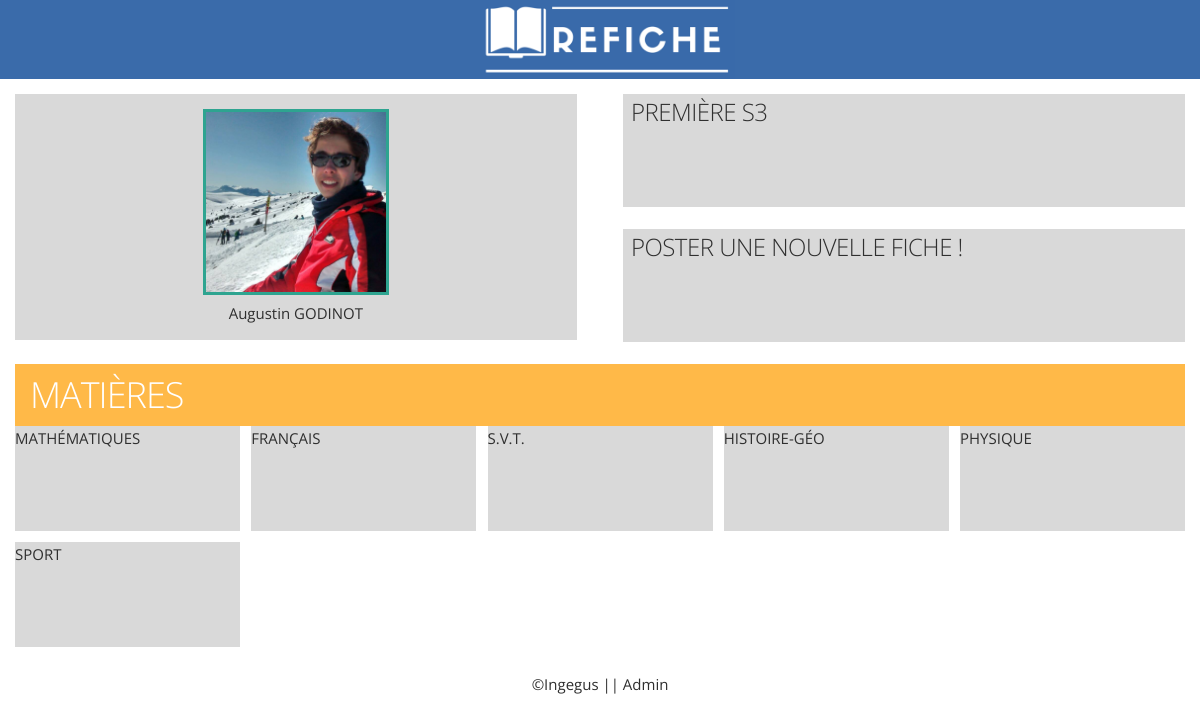
Page /app/home (signed in) on the committed database.
### app/models.py (models this page shows, shortened)
class Profile(models.Model):
	user = models.OneToOneField(User) # Link with the original user class that we extend
	classroom = models.ForeignKey('Classroom') # Link to the user's classroom
	school = models.ForeignKey('School') # Link to the school of the profile (student or teacher)
	class Meta(object):
		abstract = True

class Student(Profile):
	isDelegate = models.BooleanField(default=False) # If the student is authorized to manage the classroom
	lessons = models.ManyToManyField(Lesson)
	numberOfSheetsUploaded = models.IntegerField(default=0)

class Classroom(models.Model):
	level = models.ForeignKey('Level') # Level or degree of the class (ex: 1ere)
	school = models.ForeignKey('School') # School witch the classroom belongs to
	name = models.CharField(max_length=100) # Name of the classroom (ex: Première S-3)
	shortName = models.CharField(max_length=8) # Name of the classroom shortened (ex: 1-S3)
	lessons = models.ManyToManyField(Lesson)

class Lesson(models.Model):
	name = models.CharField(max_length=30) # The official name of the class
	teacher = models.ForeignKey('Teacher') # The link to the teacher (one teacher for one class)
	def __str__(self):
		return "{0} ({1})".format(self.name, self.teacher)

### app/views.py (the view)
@login_required
def home(request):
	student = getStudent(request)
	lessons = student.lessons.all()
	classroom = student.classroom
	return render(request, 'home.html', locals())

### app/functions.py (called while the page is built)
def getStudent(request):
	user = request.user
	try:
		student = Student.objects.get(user=user)
	except Student.DoesNotExist:
		logger = logging.getLogger('users')
		logger.error(user.username+'\'s account is not linked to a profile account! id = '+str(user.id))
		raise Http404("Your user account is not linked to a profile account !")
	return student

### app/models.py (called while the page is built)
	def __str__(self):
		return self.lastName

### app/templatetags/app_extras.py (called while the page is built)
@register.inclusion_tag('app/newSheet.html')
def getNewSheetForm(request):
	student = getStudent(request)
	form = UploadSheetForm(student=student)
	return {'form': form }

### app/templates/home.html (shortened to what this page needs)
{% extends "base.html" %}
{% load static app_extras %}
{% block content %}
<nav class="container">
    <div class="row">
        <div id="user_infos" class="six columns left-cell full-container-size">
            <a href="profile of the user" class="full-container-size"><img id="user-icon" src="{% static 'img/user_test_img.png' %}" /><br />
            <span>{{ user.first_name }} {{ user.last_name|upper }}</span></a>
        </div>
        <div class="six columns">
            <div class="container">
                <div id="classroom_profile" class="row right-cell"><a href="profile of the classroom" class="full-container-size"><h5>{{ student.classroom.name }}</h5></a></div>
                <div class="row right-cell">
                    <a id="new_sheet_link" href="#" class="full-container-size" onclick="postNewSheet()">
                        <h5>Poster une nouvelle fiche !</h5>
                    </a>
                </div>
            </div>
        </div>
    </div>
</nav>
<div id="lessons">
    <header>
        <h3>Matières</h3>
    </header>
    <div class="flex-container">
        {% for lesson in student.lessons.all %}
            <div class="lesson"><a class="full-container-size" href="lesson/{{ lesson.name }}">{{ lesson.name }}</a></div>
        {% endfor %}
    </div>
</div>
{% endblock %}

### static/css/skeleton.css (style rules this page uses)
html { font-family: sans-serif; -ms-text-size-adjust: 100%; -webkit-text-size-adjust: 100%; }
body { margin: 0; }
article, aside, details, figcaption, figure, footer, header, hgroup, main, menu, nav, section, summary { display: block; }
a { background-color: transparent; }
img { border: 0; }
.container { position: relative; width: 100%; padding: 0 20px; margin: 0 auto; box-sizing: border-box; }
.column, .columns { width: 100%; float: left; box-sizing: border-box; }
@media (min-width: 400px) { .container { width: 100%; padding: 0; } }
@media (min-width: 550px) { .container { width: 100%; } }
@media (min-width: 550px) { .column, .columns { margin-left: 4%; } }
@media (min-width: 550px) { .column:first-child, .columns:first-child { margin-left: 0; } }
@media (min-width: 550px) { .six.columns { width: 48%; } }
html { font-size: 62.5%; }
body { font-size: 1.5em; line-height: 1.6; font-weight: 400; font-family: "Open Sans", Helvetica, Verdana, sans-serif; color: #2f2f2f; }
h1, h2, h3, h4, h5, h6 { margin: 0; font-weight: 300; }
h3 { font-size: 3.0rem; line-height: 1.3; letter-spacing: -.1rem; }
h5 { font-size: 1.8rem; line-height: 1.5; letter-spacing: -.05rem; }
@media (min-width: 550px) { h3 { font-size: 3.6rem; } }
@media (min-width: 550px) { h5 { font-size: 2.4rem; } }
a { color: #1EAEDB; }
.container:after, .row:after, .u-cf { content: ""; display: table; clear: both; }

### static/css/main.css (style rules this page uses)
body, html { min-height: 100%; background-color: #ffffff; }
header { margin: 0px; padding-left: 1em; background-color: #3a6baa; }
#content header { padding-top: 0.5em; padding-bottom: 0.5em; color: white; }
a { text-decoration: none; color: inherit; }
.full-container-size { display: block; box-sizing: border-box; width: 100%; height: 100%; }

### static/css/app.css (style rules this page uses)
#content nav .container { min-height: 15em; }
#content nav .right-cell, #content nav .left-cell { background-color: #D9D9D9; }
#content nav .left-cell { padding-top: 1em; padding-bottom: 1em; margin-bottom: 1.5em; text-align: center; }
#content nav #user-icon { display: inline; width: 12em; border: 3px solid #2EA490; }
#content nav .right-cell { height: 7.5em; margin-bottom: 1.5em; padding-left: 0.5em; }
#content nav .right-cell a { text-transform: uppercase; }
#lessons header { background-color: #FFB948; text-transform: uppercase; }
#lessons .flex-container { display: flex; flex-direction: row; flex-wrap: wrap; justify-content: space-between; }
#lessons .flex-container .lesson { width: 15em; height: 7em; margin-bottom: 0.7em; background-color: #D9D9D9; text-transform: uppercase; }

### rows in the picture
Student: classroom.name "PREMIÈRE S3"
Lesson: name "MATHÉMATIQUES"
Lesson: name "FRANÇAIS"
Lesson: name "S.V.T."
Lesson: name "HISTOIRE-GÉO"
Lesson: name "PHYSIQUE"
Lesson: name "SPORT"

### other values in the picture
{{ user.first_name }} "Augustin"
{{ user.last_name|upper }} "GODINOT"
